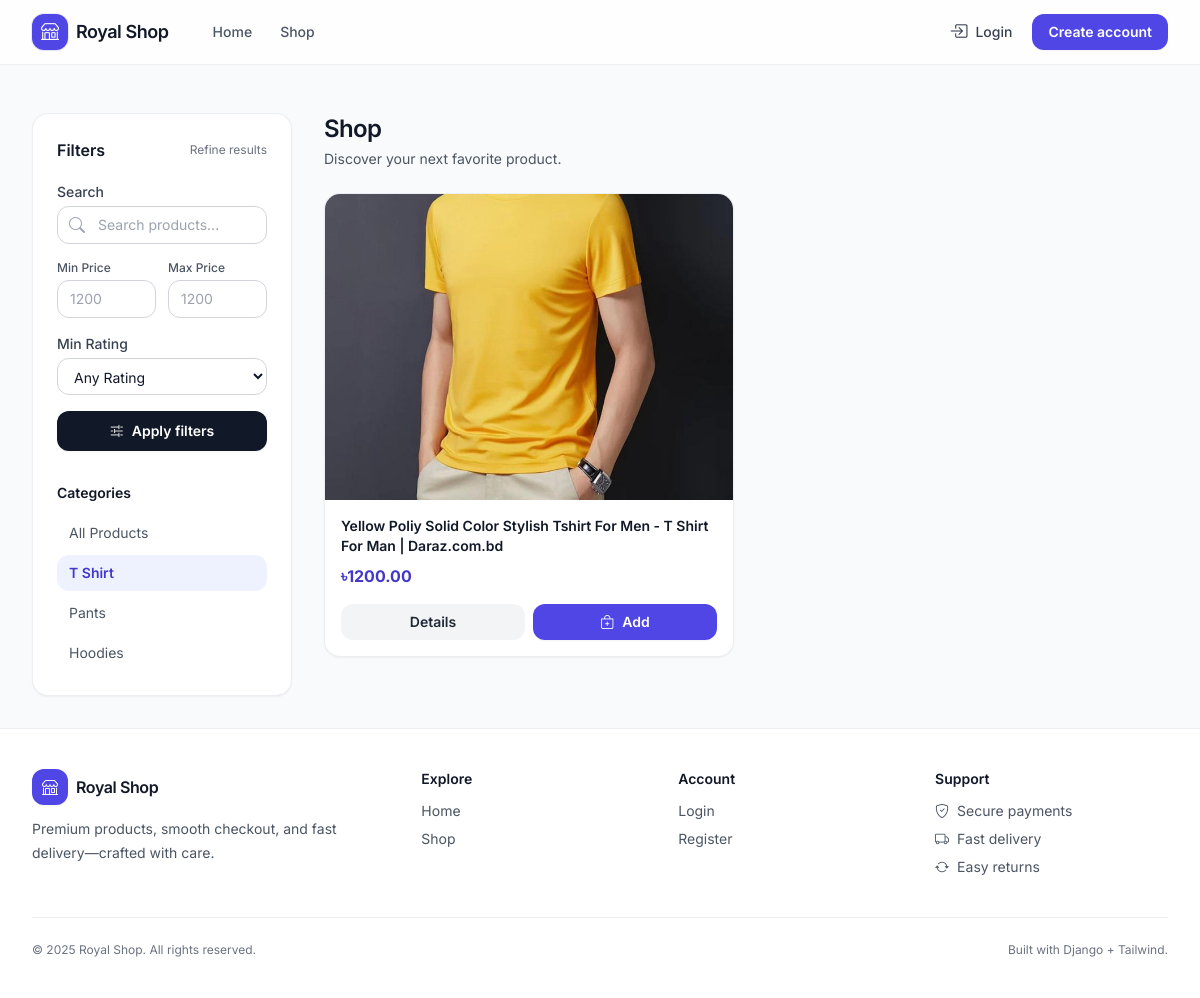
The app's page /products/t-shirt/ with its own data.
### shop/models.py (models this page shows, shortened)
class Category(models.Model):
    name = models.CharField(max_length=100)
    slug = models.SlugField(max_length=100, unique=True)
    description = models.TextField()
    class Meta:
        verbose_name_plural = 'Categories'
    def __str__(self):
        return self.name

class Product(models.Model):
    name = models.CharField(max_length=100)
    slug = models.SlugField(max_length=200, unique=True)
    category = models.ForeignKey(Category, on_delete=models.CASCADE, related_name='products')
    description = models.TextField()
    price = models.DecimalField(max_digits=10, decimal_places=2)
    stock = models.PositiveBigIntegerField(default=1)
    available = models.BooleanField(default=True)
    created_at = models.DateTimeField(auto_now_add=True)
    updated_at = models.DateTimeField(auto_now=True)
    image = models.ImageField(upload_to='products/%Y/%m/%d')

### shop/views.py (the view, shortened to what this page needs)
# urls.py: path('products/', views.product_list, name="product_list"),
def product_list(request, category_slug = None):
    category = None
    categories = Category.objects.all()
    products = Product.objects.filter(available=True)
    if category_slug:
        category = get_object_or_404(Category, slug=category_slug)
        print("category .......", category)
        products = products.filter(category = category)
    min_price = products.aggregate(Min('price'))['price__min']
    max_price = products.aggregate(Max('price'))['price__max']
    if request.GET.get('min_price'):
        products = products.filter(price__gte=request.GET.get('min_price'))
    if request.GET.get('max_price'):
        products = products.filter(price__lte=request.GET.get('max_price'))
    if request.GET.get('rating'):
        min_rating = request.GET.get('rating')
        products = products.annotate(avg_rating = Avg('ratings__rating')).filter(avg_rating__gte=min_rating)
    return render(request, 'shop/product_list.html', {
        'category' : category,
        'categories' : categories,
        'products' : products,
        'min_price' : min_price,
        'max_price' : max_price
    })

### shop/context_processors.py (called while the page is built)
def cart_items_count(request):
    if request.user.is_authenticated:
        try:
            cart = Cart.objects.get(user=request.user)
            return {'cart_items_count' : cart.get_total_items()}
        except Cart.DoesNotExist:
            {'cart_items_count' : 0}
    return {'cart_items_count' : 0}

### templates/shop/product_list.html (shortened to what this page needs)
{% extends 'base.html' %}
{% block content %}
<div class="grid gap-8 lg:grid-cols-12">
    <aside class="lg:col-span-3">
        <div class="rounded-2xl border border-gray-200/70 bg-white p-6 shadow-sm lg:sticky lg:top-24">
            <div class="flex items-center justify-between">
                <h2 class="text-base font-semibold text-gray-900">Filters</h2>
                <span class="text-xs text-gray-500">Refine results</span>
            </div>
            <form method="GET" class="mt-5 space-y-4">
                <div>
                    <label class="block text-sm font-medium text-gray-700 mb-1">Search</label>
                    <div class="relative">
                        <i class="bi bi-search absolute left-3 top-1/2 -translate-y-1/2 text-gray-400"></i>
                        <input type="text" name="search" value="{{ request.GET.search }}" class="w-full rounded-xl border border-gray-300 bg-white py-2 pl-10 pr-3 text-sm outline-none focus:border-brand-500 focus:ring-2 focus:ring-brand-500/20" placeholder="Search products...">
                    </div>
                </div>
                <div class="grid grid-cols-2 gap-3">
                    <div>
                        <label class="block text-xs font-medium text-gray-600 mb-1">Min Price</label>
                        <input type="number" name="min_price" value="{{ request.GET.min_price }}" class="w-full rounded-xl border border-gray-300 bg-white px-3 py-2 text-sm outline-none focus:border-brand-500 focus:ring-2 focus:ring-brand-500/20" placeholder="{{ min_price }}">
                    </div>
                    <div>
                        <label class="block text-xs font-medium text-gray-600 mb-1">Max Price</label>
                        <input type="number" name="max_price" value="{{ request.GET.max_price }}" class="w-full rounded-xl border border-gray-300 bg-white px-3 py-2 text-sm outline-none focus:border-brand-500 focus:ring-2 focus:ring-brand-500/20" placeholder="{{ max_price }}">
                    </div>
                </div>
                <div>
                    <label class="block text-sm font-medium text-gray-700 mb-1">Min Rating</label>
                    <select name="rating" class="w-full rounded-xl border border-gray-300 bg-white px-3 py-2 text-sm outline-none focus:border-brand-500 focus:ring-2 focus:ring-brand-500/20">
                        <option value="">Any Rating</option>
                    </select>
                </div>
                <button type="submit" class="inline-flex w-full items-center justify-center gap-2 rounded-xl bg-gray-900 px-4 py-2.5 text-sm font-semibold text-white shadow-sm hover:bg-gray-800 transition">
                    <i class="bi bi-sliders2"></i>
                    Apply filters
                </button>
            </form>
            <div class="mt-8">
                <h3 class="text-sm font-semibold text-gray-900">Categories</h3>
                <ul class="mt-3 space-y-1">
                    <li>
                        <a href="{% url 'product_list' %}" class="block rounded-xl px-3 py-2 text-sm transition {% if not category %}bg-brand-50 text-brand-700 font-semibold{% else %}text-gray-600 hover:bg-gray-50{% endif %}">
                            All Products
                        </a>
                    </li>
                    {% for cat in categories %}
                    <li>
                        <a href="{% url 'product_list_by_category' cat.slug %}" class="block rounded-xl px-3 py-2 text-sm transition {% if category.slug == cat.slug %}bg-brand-50 text-brand-700 font-semibold{% else %}text-gray-600 hover:bg-gray-50{% endif %}">
                            {{ cat.name }}
                        </a>
                    </li>
                    {% endfor %}
                </ul>
            </div>
        </div>
    </aside>
    <section class="lg:col-span-9">
        <div class="flex items-end justify-between gap-4">
            <div>
                <h1 class="text-2xl font-semibold tracking-tight text-gray-900">Shop</h1>
                <p class="mt-1 text-sm text-gray-600">Discover your next favorite product.</p>
            </div>
        </div>
        <div class="mt-6 grid grid-cols-1 gap-6 md:grid-cols-2 xl:grid-cols-4">
            {% for product in products %}
            <div class="group flex flex-col overflow-hidden rounded-2xl border border-gray-200/70 bg-white shadow-sm transition hover:-translate-y-0.5 hover:shadow-soft">
                <a href="{% url 'product_detail' product.slug %}" class="relative block bg-gray-100">
                    <div class="aspect-[4/3] overflow-hidden">
                        {% if product.image %}
                        <img src="{{ product.image.url }}" alt="{{ product.name }}" class="h-full w-full object-cover object-center transition duration-500 group-hover:scale-105">
                        {% else %}
                        <div class="flex h-full w-full items-center justify-center text-gray-400">
                            <i class="bi bi-image text-3xl"></i>
                        </div>
                        {% endif %}
                    </div>
                </a>
                <div class="flex flex-1 flex-col p-4">
                    <div class="flex items-start justify-between gap-3">
                        <h5 class="line-clamp-2 text-sm font-semibold text-gray-900">
                            {{ product.name }}
                        </h5>
                    </div>
                    <div class="mt-2 flex items-center justify-between">
                        <span class="text-base font-bold text-brand-700">৳{{ product.price }}</span>
                    </div>
                    <div class="mt-4 grid grid-cols-2 gap-2">
                        <a href="{% url 'product_detail' product.slug %}" class="inline-flex items-center justify-center rounded-xl bg-gray-100 px-3 py-2 text-sm font-semibold text-gray-800 hover:bg-gray-200 transition">
                            Details
                        </a>
                        <a href="{% url 'cart_add' product.id %}" class="inline-flex items-center justify-center gap-2 rounded-xl bg-brand-600 px-3 py-2 text-sm font-semibold text-white shadow-sm hover:bg-brand-700 transition">
                            <i class="bi bi-bag-plus"></i>
                            Add
                        </a>
                    </div>
                </div>
            </div>
            {% endfor %}
        </div>
    </section>
</div>
{% endblock %}

### templates/base.html (style rules this page uses)
body { font-family: Inter, ui-sans-serif, system-ui, -apple-system, Segoe UI, Roboto, Helvetica, Arial, "Apple Color Emoji","Segoe UI Emoji"; }

### records on screen
Category: name "T Shirt"
Category: name "Pants"
Category: name "Hoodies"
Product: image (picture), name "Yellow Poliy Solid Color Stylish Tshirt For Men - T Shirt For Man | Daraz.com.bd", price "1200.00"
